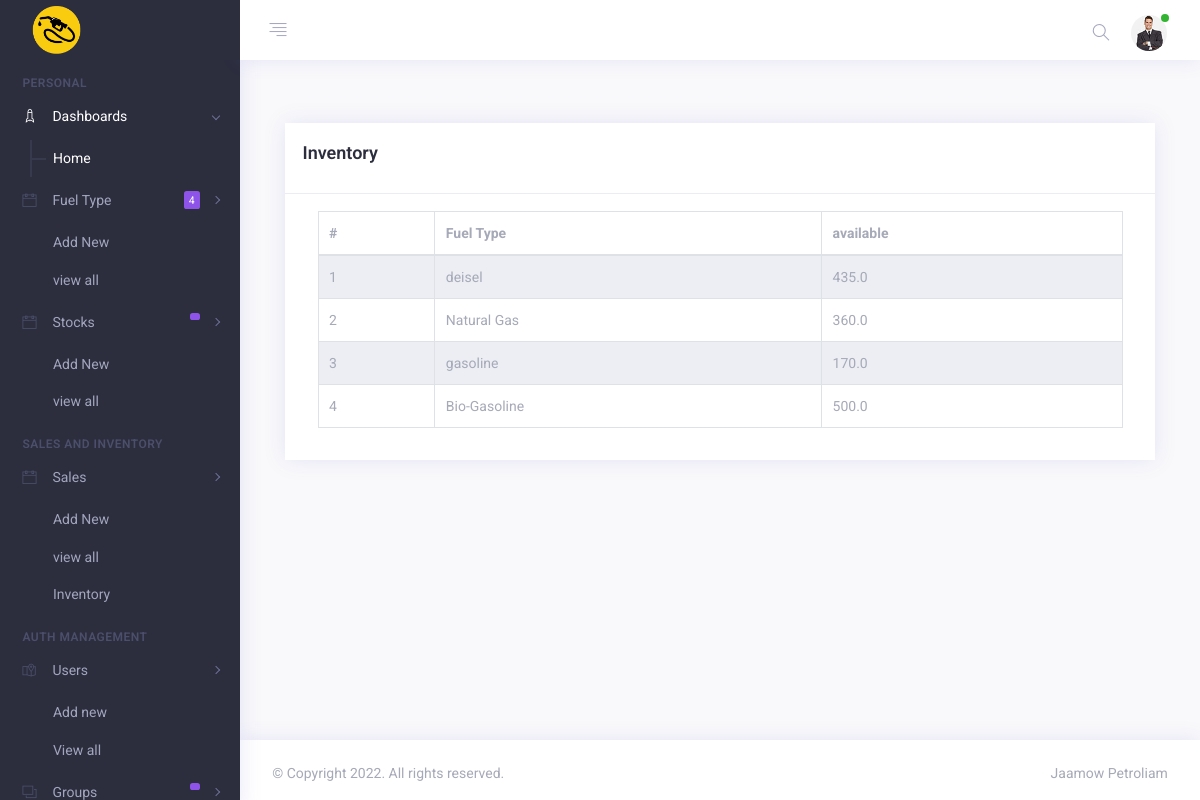
The app's page /inventory/ (signed in), older data.
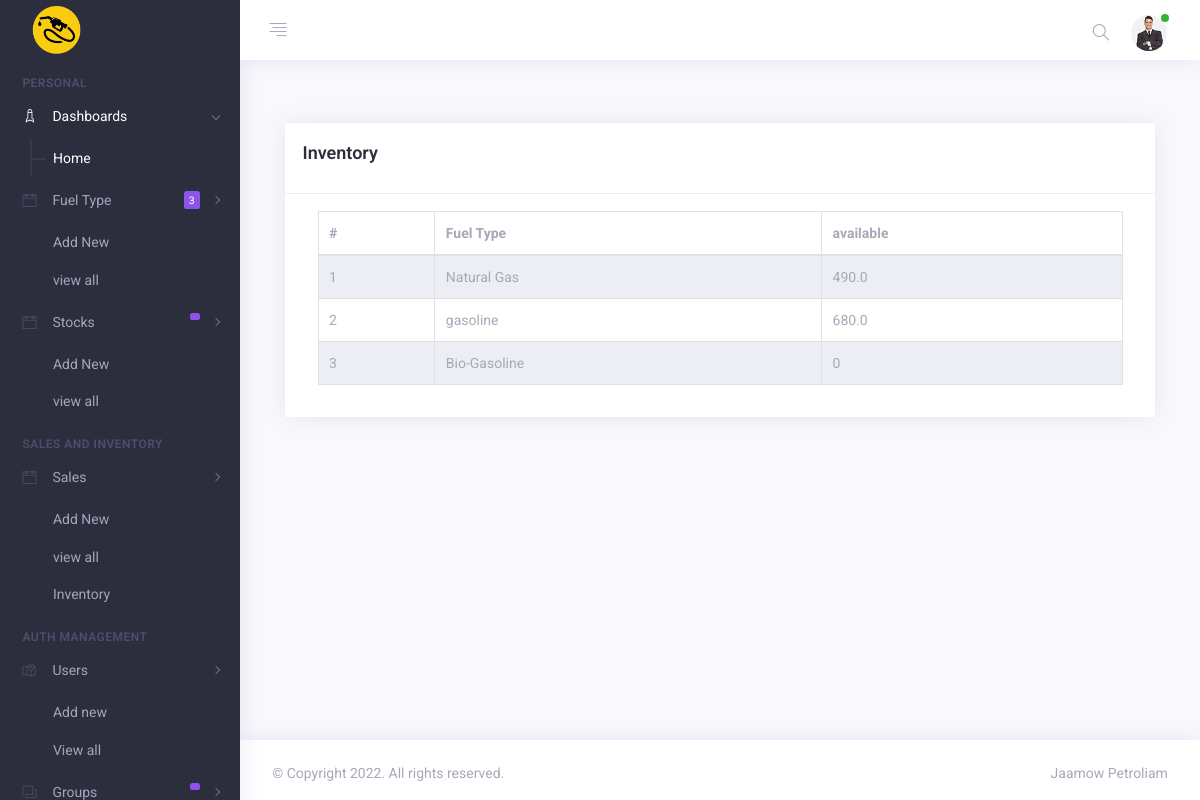
The same page, newer data.
### base/models.py (models this page shows)
class Fuel(models.Model):
    name = models.CharField(max_length=100, unique=True)
    price = models.FloatField(max_length=(15,2), default=0)
    user = models.CharField(max_length=100, blank=True)
    status = models.CharField(max_length=2,choices=(('1','Active'),('0', 'Inactive')) , default = 1)
    delete_flag = models.IntegerField(default = 0)
    created = models.DateTimeField(default = timezone.now)
    updated = models.DateTimeField(auto_now=True)
    class Meta:
        ordering = ['-updated','-created']
        verbose_name_plural = "fuel type lists"
    def __str__(self):
        return self.name
    def available(self):
        try:
            stockin = Stock.objects.filter(fuel = self).aggregate(models.Sum("volume"))['volume__sum']
            if stockin is None:
                stockin = 0
        except:
            stockin = 0
        try:
            sale = Sale.objects.filter(fuel = self).aggregate(models.Sum("volume"))['volume__sum']
            if sale is None:
                sale = 0
        except:
            sale = 0
            print(sale)
        return stockin - sale

### base/views.py (the view)
# urls.py: path('inventory/', views.inventoryView, name="inventory"),
@login_required(login_url='login')
@permission_required('base.view_stock', raise_exception=True)
def inventoryView(request):
    fuels = Fuel.objects.filter(delete_flag=0, status=1).all()
    context = {
        "fuels":fuels,
        "page_name": "Inventory"
    }
    return render(request, 'base/inventory.html', context)

### base/templates/base/inventory.html (shortened to what this page needs)
{% extends 'base.html' %}
{% block content %}
<br>
    <div class="container justify-content-center">
        <div class="card mb-4 mt-2">
            <div class="card-header">
                <h4>{{page_name}}</h4>
            </div>
            <div class="card-body">
                <div class="container">
                    <table class="table table-bordered table-striped">
                        <thead>
                            <th>#</th>
                            <th>Fuel Type</th>
                            <th>available</th>
                        </thead>
                        <tbody>
                            <tr>
                                {% for fuel in fuels %}
                                <td>{{forloop.counter}}</td>
                                <td>{{fuel}}</td>
                                <td>{{fuel.available}}</td>
                            </tr>
                            {% endfor %}
                        </tbody>
                    </table>
                </div>
            </div>
        </div>
    </div>
{% endblock %}

Row changes from the older to the newer data that the page shows:
no longer on this page (row edited): Fuel: name "deisel", available "435.0"
computed for Fuel "Natural Gas": available "360.0" → "490.0"
computed for Fuel "gasoline": available "170.0" → "680.0"
computed for Fuel "Bio-Gasoline": available "500.0" → "0"
Text that changed along with them:
{{ fuels.count }}: "4" → "3"
